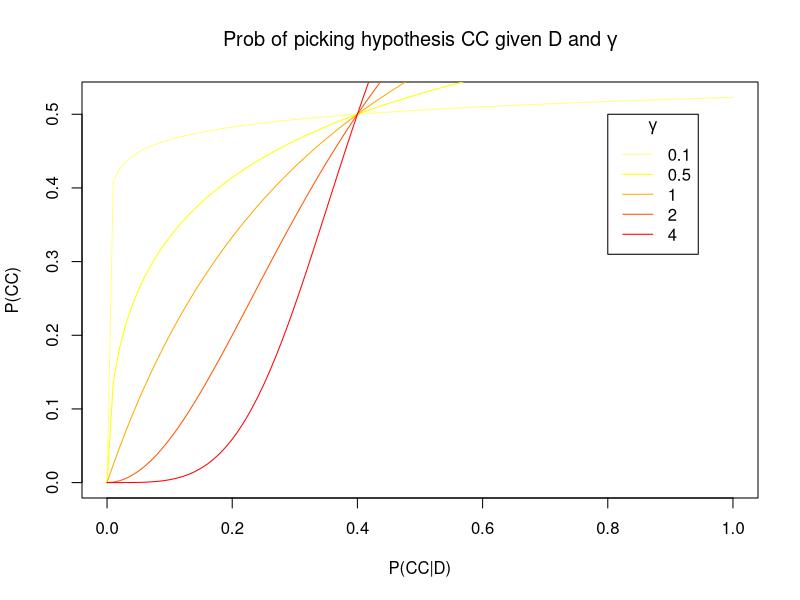
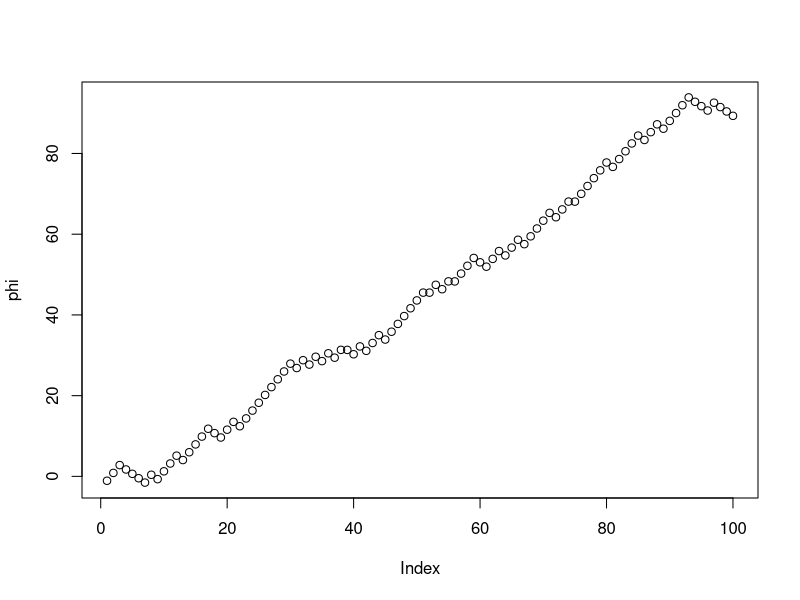
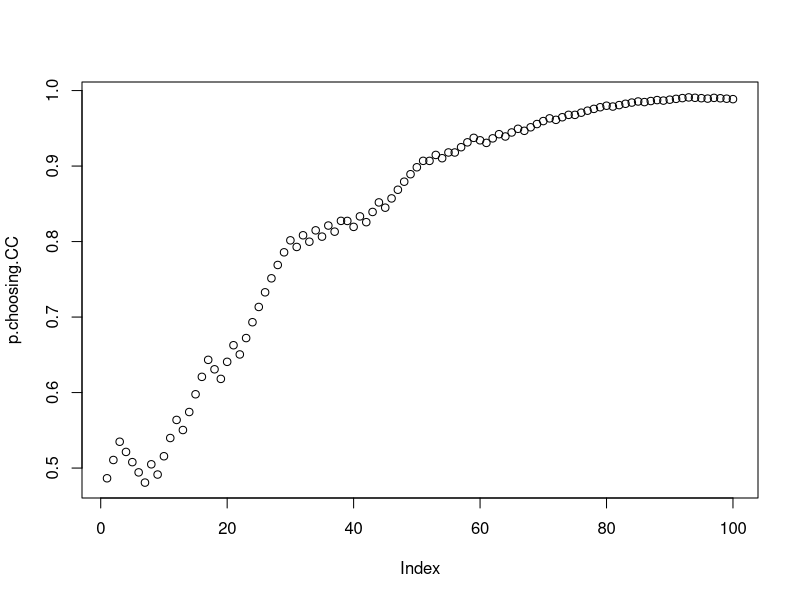
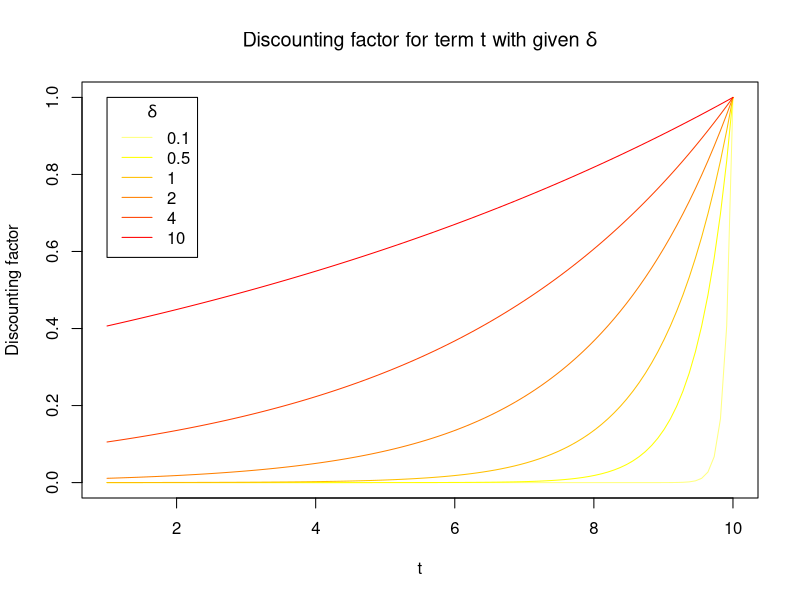
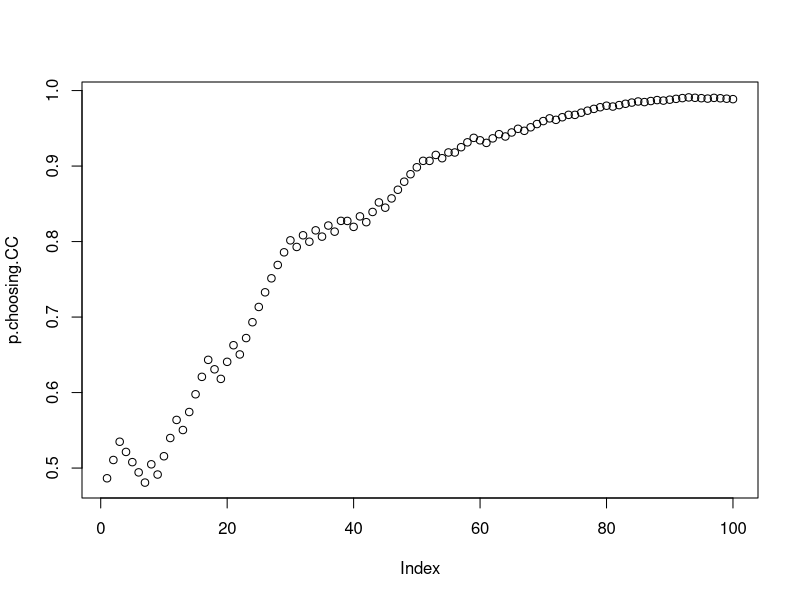
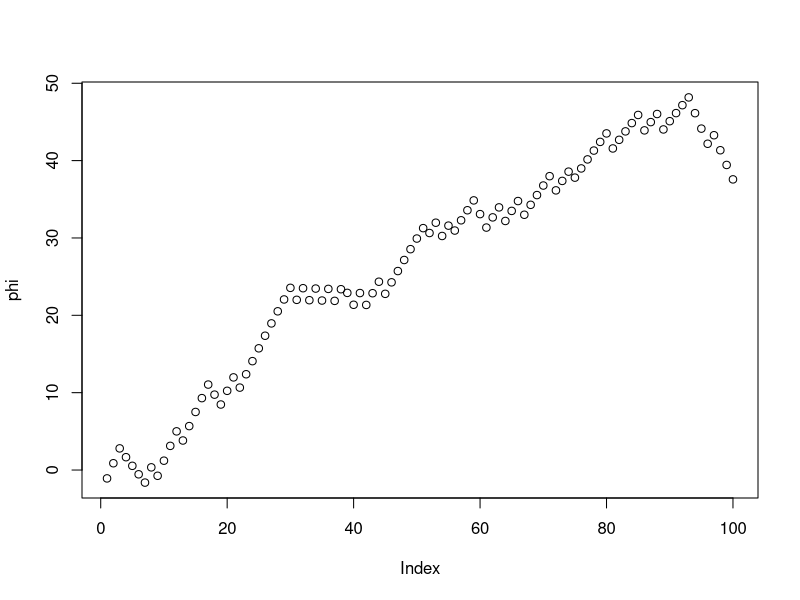

These charts were generated, in order, by the following R code:
## ---- chunk 1
tabl <- "
Index | Case $d$                                  | Description           | $P(d | CC)$  | $P(d|CE)$ |
-----:|:------------------------------------------|:----------------------|:-------------|:----------|
1     | $A=B=C$                                   | All same              | 0.67         | 0.096     |
2     | $A=C$ and $B != C$ or $B=C$ and $A != C$  | Two connected same    | 0.3          | 0.87      |
3     | $A=B$ and $A!= C$                         | Two disconnected same | 0.0036       | 0.0036     |
4     | $A!= B$ and $B != C$ and $A != C$         | All different         | 0.029        | 0.029     |
"
cat(tabl)
## ---- chunk 2

sample.bernoulli <- function(p.true=0.8){
  sample(x=c(TRUE,FALSE),size=1,prob=c(p.true,1-p.true))
}

sample.word <- function(){
  sample(x=10,size=1)
}

produce.data.CE <- function(){
  
  word.A <- sample.word()
  word.B <- sample.word()
  
  C.reads.A <- sample.bernoulli()
  C.reads.B <- sample.bernoulli()
  
  if (C.reads.A & C.reads.B){
    # both
    word.C <- sample(c(word.A,word.B),size=1)
  } else if (C.reads.A){
    # just A
    word.C <- word.A
  } else if (C.reads.B){
    # just B
    word.C <- word.B
  } else {
    # neither
    word.C <- sample.word()
  }
  
  return(c(word.A, word.B, word.C))
}

produce.data.CC <- function(){
  
  word.C <- sample.word()
  
  A.reads.C <- sample.bernoulli()
  B.reads.C <- sample.bernoulli()
  
  if (A.reads.C){
    word.A <- word.C
  } else {
    word.A <- sample.word()
  }
  
  if (B.reads.C){
    word.B <- word.C
  } else {
    word.B <- sample.word()
  }
  
  return(c(word.A, word.B, word.C))
}
## ---- chunk 3
produce.data.CE()
## ---- chunk 4
divide.cases <- function(samples){
  
  A.equals.B <- samples[1,] == samples[2,]
  A.equals.C <- samples[1,] == samples[3,]
  B.equals.C <- samples[2,] == samples[3,]
  
  # the cases above
  case.1 <- A.equals.B & A.equals.C & B.equals.C
  case.2 <- (A.equals.C & !B.equals.C) | (B.equals.C & !A.equals.C)
  case.3 <- A.equals.B & !A.equals.C
  case.4 <- !A.equals.B & !B.equals.C & !A.equals.C
  
  return(rbind(case.1,case.2,case.3,case.4))
}
## ---- chunk 5
n=500000

samples.CC <-
  rowMeans(divide.cases(replicate(n, produce.data.CC())))

samples.CE <-
  rowMeans(divide.cases(replicate(n, produce.data.CE())))

print(samples.CC)
print(samples.CE)
## ---- chunk 6
p.function <- function(p.data.given.CC, p.data.given.CE, gamma.var){
  phi.var <- log(p.data.given.CC/p.data.given.CE)
  value <- 1/(1+exp(-gamma.var*phi.var))
  return(value)
}

values.of.gamma <- c(0.1, 0.5, 1, 2, 4)
col <- heat.colors(length(values.of.gamma), rev=TRUE)
for (i in seq_along(values.of.gamma)){
  curve(
    p.function(x, 0.4, values.of.gamma[i]),
    from = 0,
    to = 1,
    col = col[i],
    add = i != 1,
    xlab = '',
    ylab = ''
  )
}

legend(0.8, 0.5, values.of.gamma, col=col, lty=1, title=expression(gamma))

title(
  expression("Prob of picking hypothesis CC given D and "*gamma),
  xlab='P(CC|D)', ylab='P(CC)'
)
## ---- chunk 7
n.datapoints <- 100

# we can use empirical proportions obtained above by sampling
# this is a close enough approximation
likelihoods.CC <- t(t(samples.CC))
likelihoods.CE <- t(t(samples.CE))

# produce n.datapoints datapoints from world where CC is true
data <- replicate(n.datapoints,produce.data.CC())
## ---- chunk 8
# get the likelihoods of the observed datapoints under hypothesis CC
likelihoods.data.CC <- colSums(ifelse(
  divide.cases(data),
  replicate(n.datapoints,likelihoods.CC),
  0.
))

# and same for CE, for the same datapoints
likelihoods.data.CE <- colSums(ifelse(
  divide.cases(data),
  replicate(n.datapoints,likelihoods.CE),
  0.
))
## ---- chunk 9
# cumulative phi as observations are received
phi <- cumsum(log(likelihoods.data.CC/likelihoods.data.CE))

plot(phi)
## ---- chunk 10
gamma <- 0.05
p.choosing.CC <- 1/(1+exp(-gamma*phi))
plot(p.choosing.CC)
## ---- chunk 11
T = 10

time.discount.f = function(t, T, delta){
  return(exp(-(T-t)/delta))
}

values.of.delta <- c(0.1, 0.5, 1, 2, 4, 10)
col <- heat.colors(length(values.of.delta), rev=TRUE)
for (i in seq_along(values.of.delta)){
  curve(
    time.discount.f(x, T, values.of.delta[i]),
    from = 1,
    to = T,
    col = col[i],
    add = i != 1,
    xlab = '',
    ylab = ''
  )
}

legend(1, 1., values.of.delta, col=col, lty=1, title=expression(delta))

title(
  expression("Discounting factor for term t with given "*delta),
  xlab='t', ylab='Discounting factor'
)
## ---- chunk 12
gamma <- 0.05
p.choosing.CC <- 1/(1+exp(-gamma*phi))
plot(p.choosing.CC)
## ---- chunk 13
delta <- 50

log.proportion <- log(likelihoods.data.CC/likelihoods.data.CE)
phi <- c()
for (i in 1:n.datapoints){
  time.discount <- unlist(lapply(
    1:i,
    time.discount.f,
    T=i,
    delta=delta
  ))
  new.phi <- sum(log.proportion[1:i] * time.discount)
  phi <- c(phi,new.phi)
}
plot(phi)
